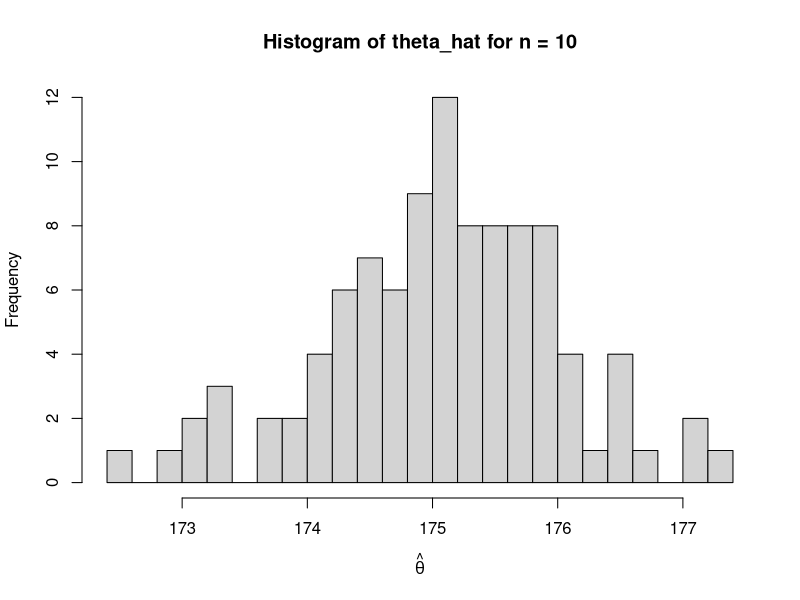
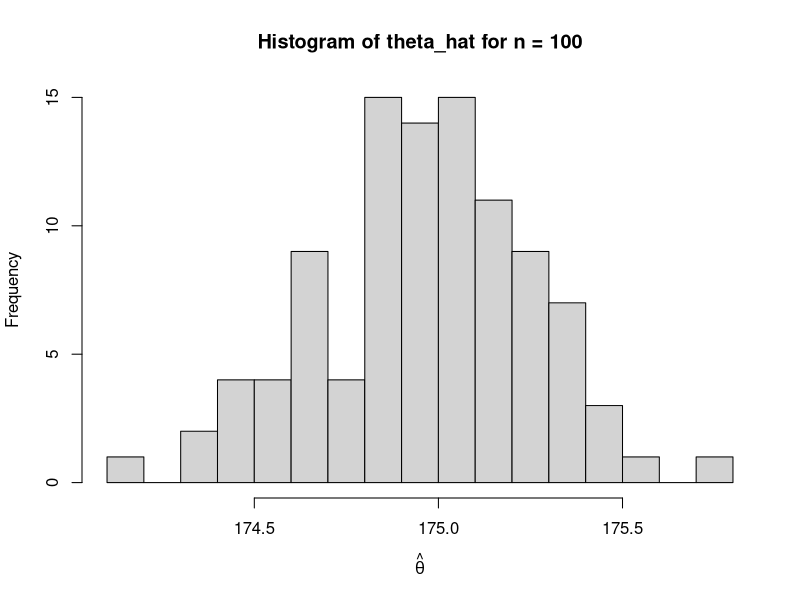
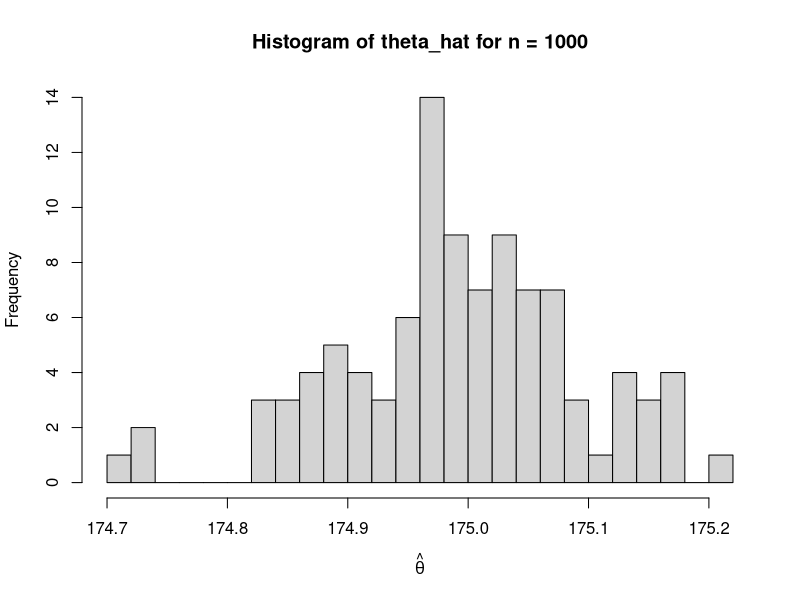

The R source for these figures, in order:
# Parameters
theta <- 175
n <- 10

# Simulation of a single dataset
u_i <- runif(n, min = -5, max = 5)  # ui ~ U(-5, 5)
x_i <- theta + u_i
theta_hat <- mean(x_i)

# Output the estimated theta
print(paste("Estimated theta:", theta_hat))



# Function to simulate LS estimator theta_hat for n = 10
simulate_theta_hat_10 <- function(theta, M) {
  theta_hats <- numeric(M)
  for (i in 1:M) {
    u_i <- runif(10, min = -5, max = 5)  # ui ~ U(-5, 5)
    x_i <- theta + u_i
    theta_hats[i] <- mean(x_i)
  }
  return(theta_hats)
}

# Parameters
M <- 100  # Number of datasets

# Simulate and plot for n = 10
theta_hats_10 <- simulate_theta_hat_10(theta, M)
hist(theta_hats_10, breaks = 20, main = "Histogram of theta_hat for n = 10", xlab = expression(hat(theta)), ylab = "Frequency")



# Function to simulate LS estimator theta_hat for n = 10
simulate_theta_hat_100 <- function(theta, M) {
  theta_hats <- numeric(M)
  for (i in 1:M) {
    u_i <- runif(100, min = -5, max = 5)  # ui ~ U(-5, 5)
    x_i <- theta + u_i
    theta_hats[i] <- mean(x_i)
  }
  return(theta_hats)
}

# Parameters
M <- 100  # Number of datasets

# Simulate and plot for n = 10
theta_hats_100 <- simulate_theta_hat_100(theta, M)
hist(theta_hats_100, breaks = 20, main = "Histogram of theta_hat for n = 100", xlab = expression(hat(theta)), ylab = "Frequency")



# Function to simulate LS estimator theta_hat for n = 10
simulate_theta_hat_1000 <- function(theta, M) {
  theta_hats <- numeric(M)
  for (i in 1:M) {
    u_i <- runif(1000, min = -5, max = 5)  # ui ~ U(-5, 5)
    x_i <- theta + u_i
    theta_hats[i] <- mean(x_i)
  }
  return(theta_hats)
}

# Parameters
M <- 100  # Number of datasets

# Simulate and plot for n = 10
theta_hats_1000 <- simulate_theta_hat_1000(theta, M)
hist(theta_hats_1000, breaks = 20, main = "Histogram of theta_hat for n = 1000", xlab = expression(hat(theta)), ylab = "Frequency")

